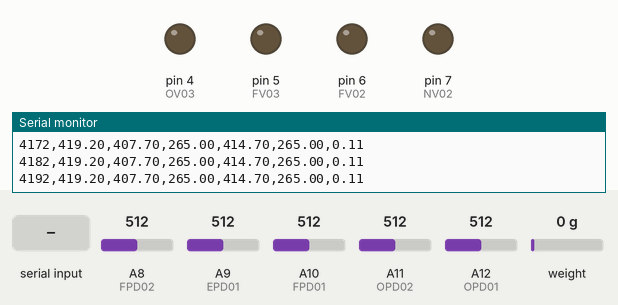
A sketch run on a simulated Arduino Mega 2560, built with avr-gcc and run on an emulated ATmega2560. Parts: output pins drawn as LEDs (lit = HIGH), the last lines printed to the serial monitor. Inputs (shaded band) come from the test bench; at power-on: A8 (FPD02) = 512, A9 (EPD01) = 512, A10 (FPD01) = 512, A11 (OPD02) = 512, A12 (OPD01) = 512, weight on the scale 0 g.

Above: at 5.2 s.
5.3 s: "1" received over Serial
At 6.5 s:
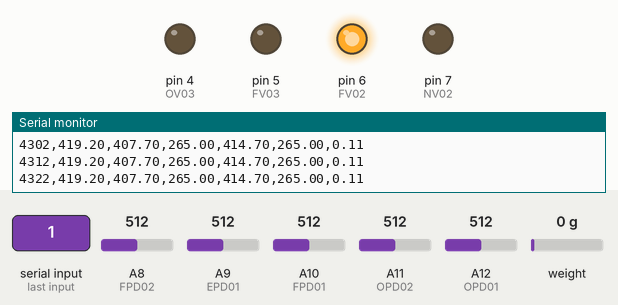
6.8 s: "2" received over Serial
At 7.5 s:
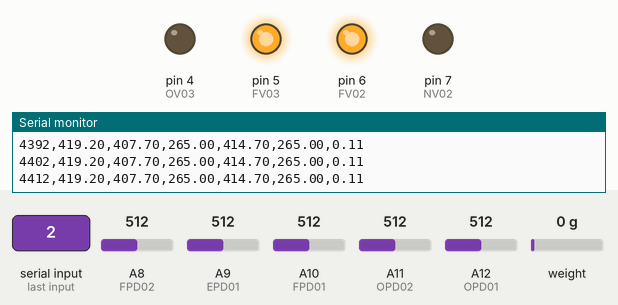
8.3 s: "!" received over Serial
At 8.8 s:
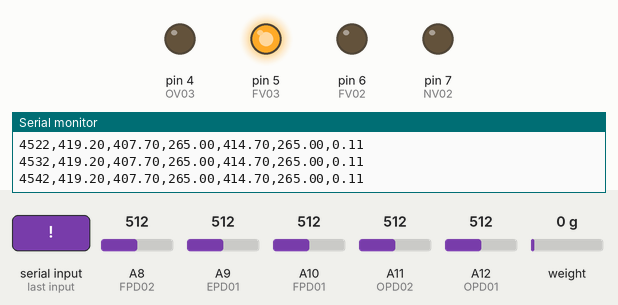
9.8 s: "3" received over Serial
At 11.0 s:
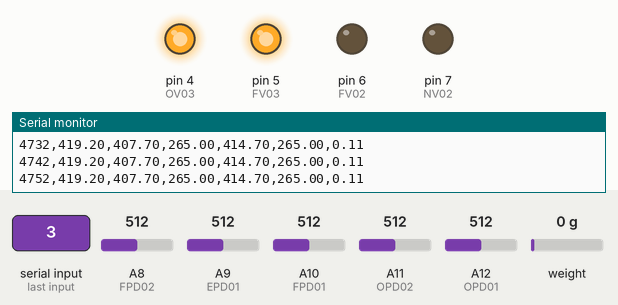
11.3 s: "@" received over Serial
At 12.1 s:
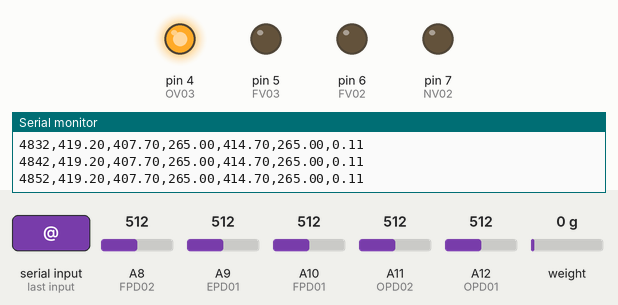
12.8 s: "4" received over Serial
At 13.4 s:
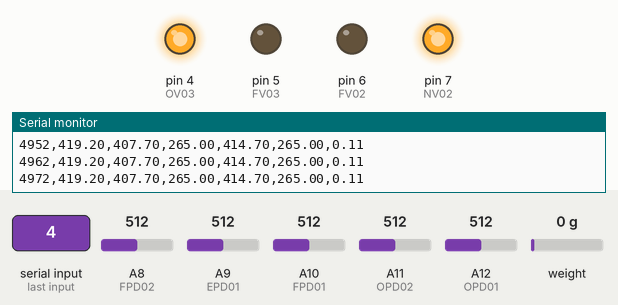
Timing chart, 0 to 15.3 s (numbered marks = the images above; inputs shaded):
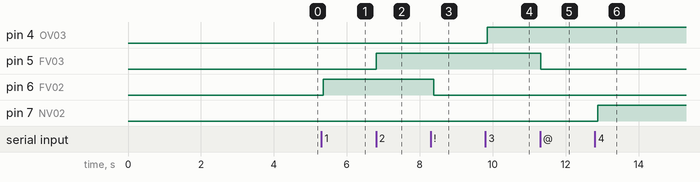

Measured:
- after the input at 5.3 s, pin 6 (FV02): LOW → HIGH after 0.05 s
- after the input at 6.8 s, pin 5 (FV03): LOW → HIGH at once
- after the input at 8.3 s, pin 6 (FV02): HIGH → LOW after 0.08 s
- after the input at 9.8 s, pin 4 (OV03): LOW → HIGH after 0.05 s
- after the input at 11.3 s, pin 5 (FV03): HIGH → LOW at once
- after the input at 12.8 s, pin 7 (NV02): LOW → HIGH after 0.08 s

The sketch:

atmega_code.ino
```cpp
// Define digital output pins for solenoids valves
int OV03 = 4;
int FV03 = 5;
int FV02 = 6;
int NV02 = 7;

//spark
int s1 = 3;

//load cell
#include "HX711.h"
#include "digitalWriteFast.h"

// HX711 circuit wiring
const int LOADCELL_DOUT_PIN = 10;
const int LOADCELL_SCK_PIN = 9;

HX711 scale;
float weight = 0;

// Analog input pins for pressure transducers
int FPD01 = A10;
int OPD01 = A12;
int OPD02 = A11;
int EPD01 = A9;
int FPD02 = A8;

// Raw analog values
int d1, d2, d3, d4, d5;

// Number of samples to average for pressure reading
int pres_samples = 1;  // Changed from 10 to 1 for 100Hz performance

// Pressure transducer full-scale pressure ratings
int Pmax = 500;     // PSI for voltage-output sensors
int Pmax1k = 1000;  // PSI for current-output sensors

// Transducer electrical characteristics
float R = 250;      // Load resistor for 4-20 mA sensors
float I0 = 0.004;   // 4 mA minimum
float Imax = 0.02;  // 20 mA maximum
float V0 = 0.5;     // Voltage transducer min output (V)
float Vmax = 4.5;   // Voltage transducer max output (V)

// Pressure smoothing and offset calibration variables
float pres_sum, pres_sum1, pres_sum2, pres_sum3, pres_sum4, pres_sum5;
float sum1, sum2, sum3, sum4, sum5;
float offset, offset1, offset2, offset3, offset4, offset5;

unsigned long startTime;

// Flags to track time-based sequence steps for test sequencing
bool did0s = false;
bool did20s = false;
bool did21s = false;
bool did29_95s = false;
bool did30s = false;
bool did30_5s = false;
bool did10s = false;
bool did15s = false;

bool didSpark = false;

// ------------------- 100 Hz TIMING -------------------
const unsigned long DT_US = 10000;  // 10 ms = 100 Hz
unsigned long next_t = 0;

// Spark state machine (non-blocking)
unsigned long spark_end_t = 0;
bool spark_active = false;

// Thrust cache (HX711 may not be ready at 100 Hz every tick)
float thrust_last = 0.0;

void setup() {
  // Set valve and coil pins as outputs
    pinMode(OV03, OUTPUT);
    pinMode(FV03, OUTPUT);
    pinMode(FV02, OUTPUT);
    pinMode(NV02, OUTPUT);
    pinMode(s1, OUTPUT);

  // Set pressure transducer pins as inputs
    pinMode(OPD02, INPUT);
    pinMode(FPD02, INPUT);
    pinMode(OPD01, INPUT);
    pinMode(FPD01, INPUT);
    pinMode(EPD01, INPUT);

  // Allow sensors to stabilize
    delay(3000);

  // Calibrate voltage-based sensors (pt3 and pt5)
    for (int i = 0; i < 100; i++) {
      double d1 = analogRead(EPD01);
      double d2 = analogRead(FPD02);
      float Vread1 = d1 * (5.0 / 1024.0);
      float Vread2 = d2 * (5.0 / 1024.0);
      float pressure1 = Pmax * ((Vread1 - V0) / (Vmax - V0));
      float pressure2 = Pmax * ((Vread2 - V0) / (Vmax - V0));
      sum1 += pressure1;
      sum2 += pressure2;
    }

    // Compute ambient offsets to convert gauge to absolute pressure
    offset1 = 14.7 - (sum1 / 100);
    offset2 = 14.7 - (sum2 / 100);

  // Calibrate current-based sensors (pt1, pt2, pt4)
    for (int i = 0; i < 100; i++) {
      float d3 = analogRead(OPD01);
      float d4 = analogRead(OPD02);
      float d5 = analogRead(FPD01);
      float Vread3 = d3 * (5.0 / 1024.0);
      float Vread4 = d4 * (5.0 / 1024.0);
      float Vread5 = d5 * (5.0 / 1024.0);
      float pressure3 = (Pmax1k * (Vread3 - (I0 * R))) / (R * (Imax - I0));
      float pressure4 = (Pmax1k * (Vread4 - (I0 * R))) / (R * (Imax - I0));
      float pressure5 = (Pmax1k * (Vread5 - (I0 * R))) / (R * (Imax - I0));
      sum3 += pressure3;
      sum4 += pressure4;
      sum5 += pressure5;
    }

    offset3 = 14.7 - (sum3 / 100);
    offset4 = 14.7 - (sum4 / 100);
    offset5 = 14.7 - (sum5 / 100);

  //have the pi match this
  Serial.begin(115200);

  //loadcell initialization
  scale.begin(LOADCELL_DOUT_PIN, LOADCELL_SCK_PIN);
  scale.tare();
  scale.set_scale(2280.0*(4980/1800)/5*.97); // calibration factor

  // Initialize 100 Hz timing
  next_t = micros();
}

bool firstTime = true;

// ------------------- MAIN ------------------------
void loop() {
  // Valve Testing - disabled to maintain 100Hz strict timing
  if(firstTime){
    // Skip valve testing delays to maintain strict 100Hz from boot
    firstTime = false;
  }

  // 1) Process incoming commands NON-BLOCKING (no delay())
  while (Serial.available() > 0) {
    char c = Serial.read();
    // NO delay() here - process immediately

    // Manual valve controls via serial commands
    if (c == '1') digitalWriteFast(FV02, HIGH);
    if (c == '!') digitalWriteFast(FV02, LOW);
    if (c == '2') digitalWriteFast(FV03, HIGH);
    if (c == '@') digitalWriteFast(FV03, LOW);
    if (c == '3') digitalWriteFast(OV03, HIGH);
    if (c == '#') digitalWriteFast(OV03, LOW);
    if (c == '4') digitalWriteFast(NV02, HIGH);
    if (c == '$') digitalWriteFast(NV02, LOW);

    // Spark - non-blocking state machine
    // Opens BOTH OV03 (oxidizer) and FV03 (fuel) + fires spark
    if (c == 'D') {
      digitalWriteFast(OV03, HIGH);  // Open OV03 (oxidizer)
      digitalWriteFast(FV03, HIGH);  // Open FV03 (fuel)
      digitalWriteFast(s1, HIGH);    // Fire spark immediately
      spark_active = true;
      spark_end_t = micros() + 100000; // 100ms duration
    }
  }

  // 2) Handle spark state machine (non-blocking)
  if (spark_active && (long)(micros() - spark_end_t) >= 0) {
    digitalWriteFast(s1, LOW);
    spark_active = false;
  }

  // 3) 100 Hz TICK - exact timing with micros()
  if ((long)(micros() - next_t) >= 0) {
    next_t += DT_US;  // Schedule next tick

    // Read all sensors (fast with pres_samples=1)
    float opd01 = ReadOPD01();
    float opd02 = ReadOPD02();
    float epd01 = ReadEPD01();
    float fpd01 = ReadFPD01();
    float fpd02 = ReadFPD02();

    // HX711 may not be ready every tick; cache last value
    if (scale.is_ready()) {
      thrust_last = ReadLoadCell();
    }
    float thrust = thrust_last;

    // Timestamp in milliseconds (use scheduled time for consistent timing)
    unsigned long t_ms = next_t / 1000UL;

    // 4) Output CSV format: t_ms,OPD01,OPD02,EPD01,FPD01,FPD02,THRUST
    Serial.print(t_ms);  Serial.print(',');
    Serial.print(opd01, 2); Serial.print(',');
    Serial.print(opd02, 2); Serial.print(',');
    Serial.print(epd01, 2); Serial.print(',');
    Serial.print(fpd01, 2); Serial.print(',');
    Serial.print(fpd02, 2); Serial.print(',');
    Serial.println(thrust, 2);
  }
}

// Load Cell Function
float ReadLoadCell() {
    weight = scale.get_units(1); // Read 1 sample
    return (weight + 50)/454;
}

// ------------------- PRESSURE SENSOR FUNCTIONS -------------------

// Read pressure from OPD (pt1)
float ReadOPD02() {
    pres_sum2 = 0;
    for (int i = 0; i < pres_samples; i++) {
        // 5 V / 1024 bits
        float Vread = analogRead(OPD02) * (5.0 / 1024.0);
        float pressure = (Pmax1k * (Vread - (I0 * R))) / (R * (Imax - I0)) + 7.7 + 25;
        pres_sum2 += pressure;
    }
    return pres_sum2 / pres_samples;
}

float ReadOPD01() {
    pres_sum1 = 0;
    for (int i = 0; i < pres_samples; i++) {
        // 5 V / 1024 bits
        float Vread = analogRead(OPD01) * (5.0 / 1024.0);
        float pressure = (Pmax1k * (Vread - (I0 * R))) / (R * (Imax - I0)) + 9.2 + 35;
        pres_sum1 += pressure;
    }
    return pres_sum1 / pres_samples;
}

// Read pressure from FPD (pt4)
float ReadFPD01() {
    pres_sum3 = 0;
    for (int i = 0; i < pres_samples; i++) {
        // 5 V / 1024 bits
        float Vread = analogRead(FPD01) * (5.0 / 1024.0);
        float pressure = (Pmax1k * (Vread - (I0 * R))) / (R * (Imax - I0)) + 39.7;
        pres_sum3 += pressure;
    }
    return pres_sum3 / pres_samples;
}

// Read pressure from EPD (pt5)
float ReadEPD01() {
    pres_sum4 = 0;
    for (int i = 0; i < pres_samples; i++) {
        // 5 V / 1024 bits
        float Vread = analogRead(EPD01) * (5.0 / 1024.0);
        float pressure = Pmax * ((Vread - V0) / (Vmax - V0)) + 15;
        pres_sum4 += pressure;
    }
    return pres_sum4 / pres_samples;
}

float ReadFPD02() {
    pres_sum5 = 0;
    for (int i = 0; i < pres_samples; i++) {
        // 5 V / 1024 bits
        float Vread = analogRead(FPD02) * (5.0 / 1024.0);
        float pressure = Pmax * ((Vread - V0) / (Vmax - V0)) + 15.0;
        pres_sum5 += pressure;
    }
    return pres_sum5 / pres_samples;
}

// ------------------- VALVE CONTROL -------------------
void OV_03_OPEN()  { digitalWriteFast(OV03, HIGH); }
void OV_03_CLOSE() { digitalWriteFast(OV03, LOW); }

void FV_03_OPEN()  { digitalWriteFast(FV03, HIGH); }
void FV_03_CLOSE() { digitalWriteFast(FV03, LOW); }

void NV_02_OPEN()  { digitalWriteFast(NV02, HIGH); }
void NV_02_CLOSE() { digitalWriteFast(NV02, LOW); }

void FV_02_OPEN()  { digitalWriteFast(FV02, HIGH); }
void FV_02_CLOSE() { digitalWriteFast(FV02, LOW); }

// ------------------- SPARK -------------------
void spark_open() { digitalWriteFast(s1, HIGH); }
void spark_close() { digitalWriteFast(s1, LOW); }

// ------------------- ABORT SEQUENCE -------------------
void BLP_Abort() {
    OV_03_CLOSE();
    delay(1);
    FV_03_CLOSE();
    delay(1);
    FV_02_OPEN();  // Unusual: opens instead of closing? Confirm logic
    delay(1);
    NV_02_CLOSE();
}
```
